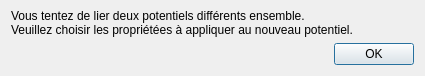
<?xml version="1.0" encoding="UTF-8"?>
<ui version="4.0">
 <class>PotentialSelectorDialog</class>
 <widget class="QDialog" name="PotentialSelectorDialog">
  <property name="geometry">
   <rect>
    <x>0</x>
    <y>0</y>
    <width>425</width>
    <height>74</height>
   </rect>
  </property>
  <property name="windowTitle">
   <string>Sélectionner le potentiel éléctrique</string>
  </property>
  <property name="sizeGripEnabled">
   <bool>false</bool>
  </property>
  <property name="modal">
   <bool>true</bool>
  </property>
  <layout class="QVBoxLayout" name="verticalLayout">
   <property name="sizeConstraint">
    <enum>QLayout::SetDefaultConstraint</enum>
   </property>
   <property name="topMargin">
    <number>9</number>
   </property>
   <item>
    <widget class="QLabel" name="label">
     <property name="frameShape">
      <enum>QFrame::NoFrame</enum>
     </property>
     <property name="frameShadow">
      <enum>QFrame::Plain</enum>
     </property>
     <property name="text">
      <string>Vous tentez de lier deux potentiels différents ensemble.
Veuillez choisir les propriétées à appliquer au nouveau potentiel.</string>
     </property>
     <property name="textFormat">
      <enum>Qt::PlainText</enum>
     </property>
     <property name="scaledContents">
      <bool>false</bool>
     </property>
     <property name="wordWrap">
      <bool>false</bool>
     </property>
    </widget>
   </item>
   <item>
    <widget class="QDialogButtonBox" name="buttonBox">
     <property name="orientation">
      <enum>Qt::Horizontal</enum>
     </property>
     <property name="standardButtons">
      <set>QDialogButtonBox::Ok</set>
     </property>
    </widget>
   </item>
  </layout>
 </widget>
 <resources/>
 <connections>
  <connection>
   <sender>buttonBox</sender>
   <signal>accepted()</signal>
   <receiver>PotentialSelectorDialog</receiver>
   <slot>accept()</slot>
   <hints>
    <hint type="sourcelabel">
     <x>248</x>
     <y>254</y>
    </hint>
    <hint type="destinationlabel">
     <x>157</x>
     <y>274</y>
    </hint>
   </hints>
  </connection>
  <connection>
   <sender>buttonBox</sender>
   <signal>rejected()</signal>
   <receiver>PotentialSelectorDialog</receiver>
   <slot>reject()</slot>
   <hints>
    <hint type="sourcelabel">
     <x>316</x>
     <y>260</y>
    </hint>
    <hint type="destinationlabel">
     <x>286</x>
     <y>274</y>
    </hint>
   </hints>
  </connection>
 </connections>
</ui>
